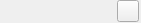
<?xml version="1.0" encoding="UTF-8"?>
<ui version="4.0">
 <class>ReservationInfo</class>
 <widget class="QWidget" name="ReservationInfo">
  <property name="geometry">
   <rect>
    <x>0</x>
    <y>0</y>
    <width>141</width>
    <height>23</height>
   </rect>
  </property>
  <property name="minimumSize">
   <size>
    <width>0</width>
    <height>23</height>
   </size>
  </property>
  <property name="maximumSize">
   <size>
    <width>16777215</width>
    <height>23</height>
   </size>
  </property>
  <property name="windowTitle">
   <string>Form</string>
  </property>
  <layout class="QHBoxLayout" name="horizontalLayout">
   <property name="spacing">
    <number>0</number>
   </property>
   <property name="leftMargin">
    <number>0</number>
   </property>
   <property name="topMargin">
    <number>0</number>
   </property>
   <property name="rightMargin">
    <number>2</number>
   </property>
   <property name="bottomMargin">
    <number>0</number>
   </property>
   <item>
    <spacer name="horizontalSpacer">
     <property name="orientation">
      <enum>Qt::Horizontal</enum>
     </property>
     <property name="sizeHint" stdset="0">
      <size>
       <width>40</width>
       <height>20</height>
      </size>
     </property>
    </spacer>
   </item>
   <item>
    <widget class="QPushButton" name="btnView">
     <property name="minimumSize">
      <size>
       <width>22</width>
       <height>22</height>
      </size>
     </property>
     <property name="maximumSize">
      <size>
       <width>22</width>
       <height>22</height>
      </size>
     </property>
     <property name="toolTip">
      <string>Quick info</string>
     </property>
     <property name="text">
      <string/>
     </property>
     <property name="icon">
      <iconset resource="../Resort/res.qrc">
       <normaloff>:/images/info.png</normaloff>:/images/info.png</iconset>
     </property>
     <property name="iconSize">
      <size>
       <width>16</width>
       <height>16</height>
      </size>
     </property>
    </widget>
   </item>
  </layout>
 </widget>
 <resources>
  <include location="../Resort/res.qrc"/>
 </resources>
 <connections/>
</ui>
